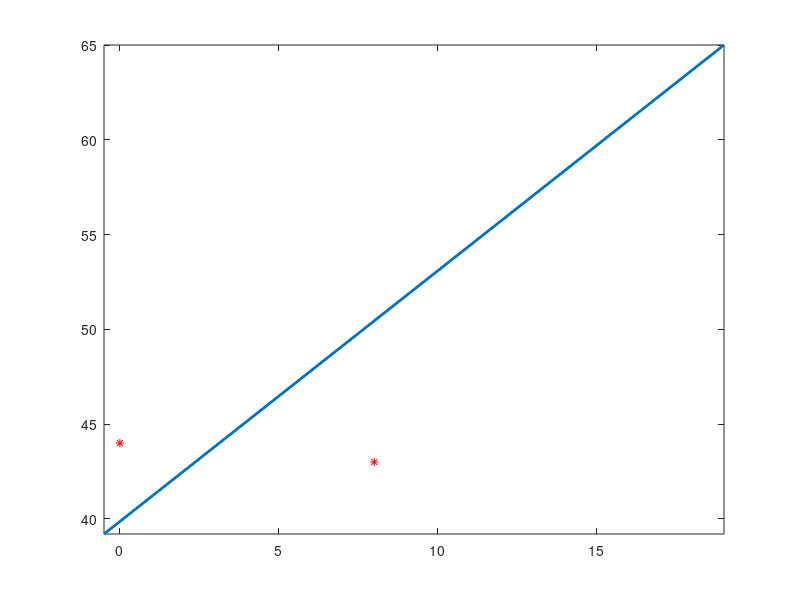

The MATLAB script that drew this image: (Note: this script raises an error after producing the figure.)
%%exe con SVD

x= linspace(1,2,6);
A=vander(x);
B=zeros(6,6);
[U,S,V] = svd(A);
for i=1:4
    B= B+ S(i,i)*U(:,i)*V(:,i)';
end
norm(B,inf)


%%exe con taylor

x=10^-8;
y=sqrt((exp(x)-1)./x);
f=1;
for i=1:100
    f=f+x^(i)/factorial(i+1);
end
f=sqrt(f);
err=abs(f-y)/abs(y);


%%esercizio su parabola di regressione

f = @(x) x*sin(x);
x=linspace(0,pi/2,30);
y=[];
for n=1:30
    y(n)=f(x(n));
end
c=polyfit(x,y,2);

%%esercizio sulla parabola di regressione 

x=[-2 -1.3 -1 -0.7 -0.4 -0.1];
y=[0.3 0.5 1.5 1.3 0.8 0.1];
z=[-2.1,0];
c= polyfit(x,y,2);
p=polyval(c,z);
plot(x,y,'r*',z,p,'linewidth',2)
axis([-2.1 0 min(p) max(p)])
pr = polyval(c,3);
abs(pr-1.5)

%%exe retta di regressione di grado 1 

x=[0.2 1.14 0.54 0.87 1.25 2.36 0.19 0.54 0.51 0.33];
y=[1.25 2.36 2.58 1.87 2.68 3.41 0.65 0.47 1.36 1.25 ];
c=polyfit(x,y,1)

%%esercizio su minimi quadrati

M = magic(60);
I = eye(60);
B = M + I;
A = B(:,1:10);
b= A*ones(10,1);
[Q,R] = qr(A);
c=Q'*b;
x = R\c;
A_1= A'*A;
R=chol(A_1);
y=R'\(A'*b);
x1=R\y;
e=norm(ones(10,1)-x)/norm(ones(10,1))
e1=norm(ones(10,1)-x1)/norm(ones(10,1))

%%exe retta di regressione di grado 1 

x=[ 0 8 18];      %punti asse x
y= [ 44 43 67];     %punti asse y
c=polyfit(x,y,1);   %coefficienti retta grado 1
z=[-.5,19];         %estremi dominio
p= polyval(c,z);    %polinomio
plot(x,y,'r*',z,p,'linewidth',2)
axis([-0.5 19 min(p) max(p)])
pr = polyval(c,2);   % calcola il valore delle y in un generico punto (in questo caso il 2)


%%ex 4

M = magic(20);
I = eye(20);
B = M + I;
A = B(:,1:10);
b= A*ones(10,1);
[Q,R] = qr(A);
c=Q'*b;
x = R\c;
x1=A\b;
e=norm(ones(10,1)-x)/norm(ones(10,1))
e1=norm(ones(10,1)-x1)/norm(ones(10,1))



%%autovalori 1

for i=1:12
    for j=1:12
        if i==j
            A(i,j) = 2*i;
        end
        if i<j
            A(i,j) = -2/j;
        end
        if i>j
             A(i,j) = 2/j;
        end
    end
end
p = max(abs(eig(A)))

%%autovalori 2 metodo potenze

x=linspace(-1,1,10);    
A=vander(x);
z=ones(10,1);   %vettore iniziale
w=z/norm(z);    %normalizzo il vettore z in w
for i=1:24      
    z=A*w;          %aggiorno z
    lambda_max=w'*z;    %calcolo il valore massimo di lambda
    w=z/norm(z);        %normalizzo nuovamente w
end
w   %autovettore relativo a lambda_maz normalizzato


%%esercizio 3. potenze inverse

A=hilb(6);
p=0.2;      %valore di lambda da trovare vicino a questo
z=ones(6,1);
w=z/norm(z);
[L,U,P] = lu(A-p*eye(6));       %uso la fattorizzazione PA=LU
for i=1:4
              %    P(A - P*eye)z=P*w    L*U*z = P*w 
    y=L\(P*w);
    z=U\y;
    mu=w'*z;        % valore di lambda max opposto
                %  mu = 1/(l-p);
    l=p+1/mu;       %vero valore di lambda
    w= z/norm(z);
end
[d] = eigs(A,1,p)       %comando per fare lo stesso calcolo
err= abs(l-d)/abs(l)